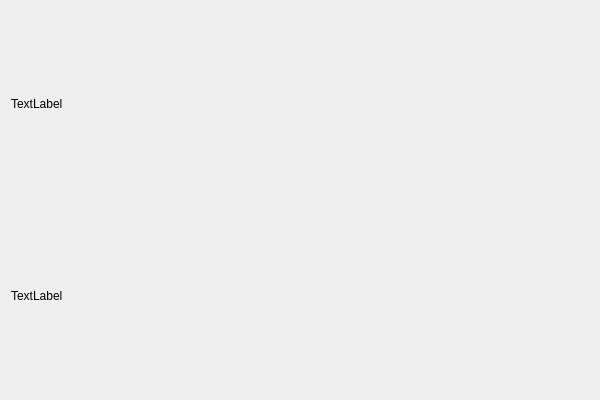
<?xml version="1.0" encoding="UTF-8"?>
<ui version="4.0">
 <class>QTextCodec_TestClass</class>
 <widget class="QWidget" name="QTextCodec_TestClass">
  <property name="geometry">
   <rect>
    <x>0</x>
    <y>0</y>
    <width>600</width>
    <height>400</height>
   </rect>
  </property>
  <property name="windowTitle">
   <string>QTextCodec_Test</string>
  </property>
  <layout class="QGridLayout" name="gridLayout">
   <item row="0" column="0">
    <layout class="QVBoxLayout" name="verticalLayout">
     <item>
      <widget class="QLabel" name="label">
       <property name="text">
        <string>TextLabel</string>
       </property>
      </widget>
     </item>
     <item>
      <widget class="QLabel" name="label_2">
       <property name="text">
        <string>TextLabel</string>
       </property>
      </widget>
     </item>
    </layout>
   </item>
  </layout>
 </widget>
 <layoutdefault spacing="6" margin="11"/>
 <resources>
  <include location="qtextcodec_test.qrc"/>
 </resources>
 <connections/>
</ui>
